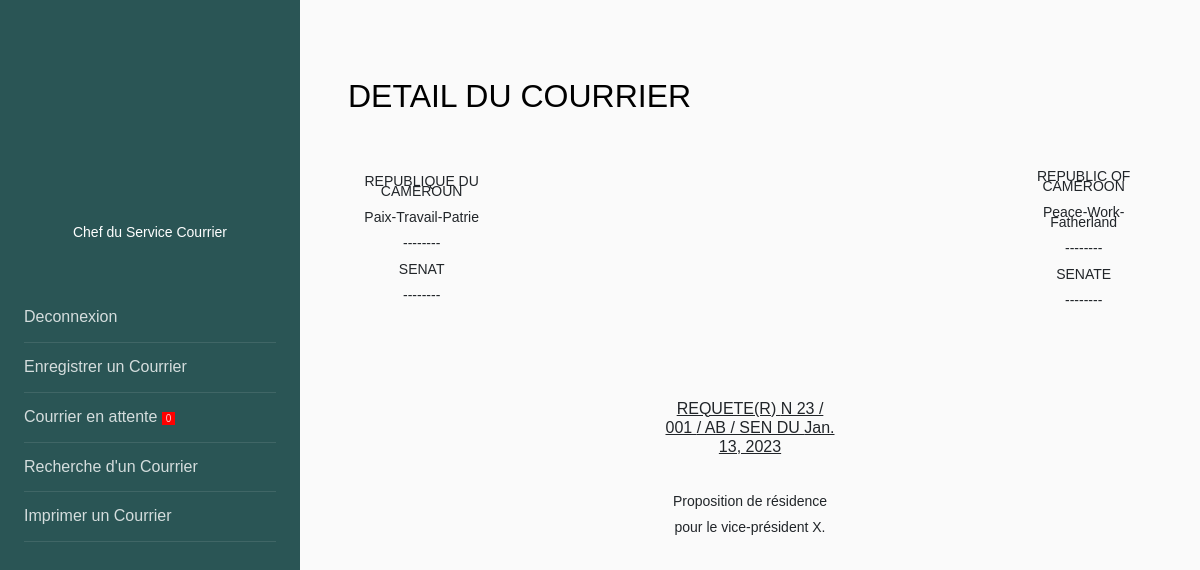
The page /1 on the database its author committed.
### senat/models.py (models this page shows, shortened)
class Courrier(models.Model):
    transmetteur = models.CharField(max_length=150, choices=EMETTEUR)
    recepteur = models.CharField(max_length=100, choices=RECEPTEUR)
    types = models.CharField(max_length=100, choices=TYPES_COURRIERS)
    structure = models.CharField(max_length=100, choices=STRUCTURE, null=True, blank=True)
    code = models.CharField(max_length=100, null=False, blank=False)
    annee = models.CharField(max_length=100, null=True, blank=True)
    date = models.DateField(blank=True, null=True)
    objet = models.CharField(max_length=10000, null=False, blank=False)
    service_traitement = models.CharField(max_length=150, choices=SERVICE_TRAITEMENT)
    mention = models.CharField(max_length=100, choices=MENTION, null=True, blank=True)
    is_active = models.BooleanField(default=True)
    created_at = models.DateTimeField(auto_now_add=True)
    class Meta:
        db_table = "courrier"

### senat/views.py (the view)
# urls.py: path('<int:id>', views.courrier_attente_detail, name='courrier_attente_detail'),
def courrier_attente_detail(request, id):
    obj = get_object_or_404(Courrier, pk=id)
    courrier = Courrier.objects.filter(mention="ETUDE ET COMPTE RENDU", is_active=True)
    count_courrier = courrier.count()
    return render(request, 'courrier_detail.html', {"obj": obj, "count_courrier": count_courrier})

### senat/templates/courrier_detail.html (shortened to what this page needs)
{% load static %}
{% load crispy_forms_tags %}
<!DOCTYPE html>
<html>
<head>
<link rel="stylesheet" href="https://stackpath.bootstrapcdn.com/font-awesome/4.7.0/css/font-awesome.min.css">
<link rel="stylesheet" href="https://stackpath.bootstrapcdn.com/bootstrap/4.3.1/css/bootstrap.min.css">
</head>
<body>
<div class="wrapper d-flex align-items-stretch">
    <nav id="sidebar">
        <div class="p-4 pt-5">
            <a href="#" class="img logo rounded-circle mb-3" style="background-image: url(http://frontendfreecode.com/img/user.jpg);"></a>
            <p class="text-center"> <br> Chef du Service Courrier</p>
            <ul class="list-unstyled components mb-5 mt-5">
                <li>
                    <a href="{% url 'account:index' %}">Deconnexion</a>
                </li>
                <li>
                    <a href="{% url 'senat:chef_service' %}">Enregistrer un Courrier</a>
                </li>
                <li>
                    <a href="{% url 'senat:courrier_attente' %}">Courrier en attente <span style="font-size:10px; border: 1px solid red; padding-left: 3px; padding-right: 3px; border-radius: %; background-color: red">{{ count_courrier }}</span></a>
                </li>
                <li>
                    <a href="{% url 'senat:search_chef' %}">Recherche d'un Courrier </a>
                </li>
                <li>
                    <a href="{% url 'senat:list_courrier' %}">Imprimer un Courrier </a>
                </li>
            </ul>
        </div>
    </nav>
    <div id="content" class="p-4 p-md-5 ">
        <h2 class="mb-4 mt-4">DETAIL DU COURRIER</h2>
            <div class="container">
                    <table class="head">
                        <tr>
                            <td class="head1">
                                <p>REPUBLIQUE DU CAMEROUN</p>
                                <p>Paix-Travail-Patrie</p>
                                <p>--------</p>
                                <p>SENAT</p>
                                <p>--------</p>
                            </td>
                            <td class="head2">
                            </td>
                            <td class="head3">
                                <p>REPUBLIC OF CAMEROON</p>
                                <p>Peace-Work-Fatherland</p>
                                <p>--------</p>
                                <p>SENATE</p>
                                <p>--------</p>
                            </td>
                        </tr>
                    </table>
                    <br><br><br>
                    <table class="obj">
                        <tr>
                            <td class="objet1">
                            </td>
                            <td class="objet">
                                <h6>{{ obj.types }} N 23 / {{ obj.code }} / AB / SEN DU {{ obj.date }}</h6><br>
                                <p>{{ obj.objet }}.
                                </p>
                            </td>
                            <td class="objet2">
                            </td>
                        </tr>
                    </table>
            </div>
    </div>
</div>
</body>
</html>

### senat/templates/courrier_detail.html (style rules this page uses)
body { font-family: "Poppins", Arial, sans-serif; font-size: 14px; line-height: 1.8; font-weight: normal; background: #fafafa; }
a { -webkit-transition: 0.3s all ease; -o-transition: 0.3s all ease; transition: 0.3s all ease; color: #fff; }
h1, h2, h3, h4, h5, .h1, .h2, .h3, .h4, .h5 { line-height: 1.5; font-weight: 400; font-family: "Poppins", Arial, sans-serif; color: #000; }
.img { background-size: cover; background-repeat: no-repeat; background-position: center center; }
.wrapper { width: 100%; }
#sidebar { min-width: 300px; max-width: 300px; background: #2a5555; color: #fff; -webkit-transition: all 0.3s; -o-transition: all 0.3s; transition: all 0.3s; }
#sidebar .logo { display: block; width: 120px; height: 120px; margin: 0 auto; }
#sidebar ul.components { padding: 0; }
#sidebar ul li { font-size: 16px; }
#sidebar ul li a { padding: 10px 0; display: block; color: rgba(255, 255, 255, 0.8); border-bottom: 1px solid rgba(255, 255, 255, 0.1); }
#content { width: 100%; padding: 0; min-height: 100vh; -webkit-transition: all 0.3s; -o-transition: all 0.3s; transition: all 0.3s; }
.head { margin-top: 50px; }
.head1 { text-align: center; line-height: 10px; }
.head2 { width: 550px; }
.head3 { text-align: center; line-height: 10px; }
.objet { text-align: center; }
.objet h6 { text-decoration: underline; }
.objet1 { width: 300px; }
.objet2 { width: 300px; }

### rows shown on the page
Courrier: types "REQUETE(R)", code "001", date "Jan. 13, 2023", objet "Proposition de résidence pour le vice-président X"

### other values the page prints
{{ count_courrier }} "0"
